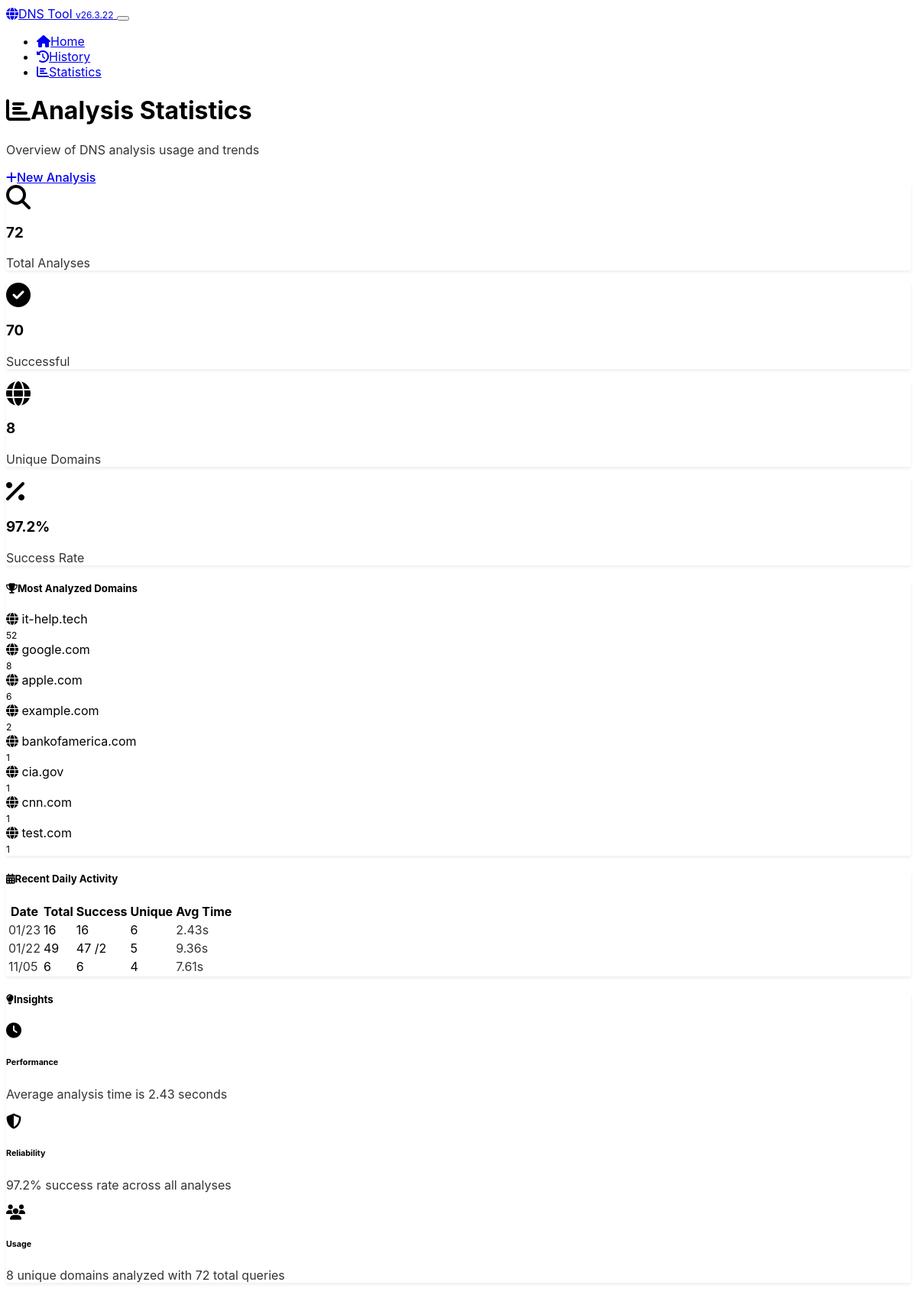
/stats, run on an earlier commit of the app's database.
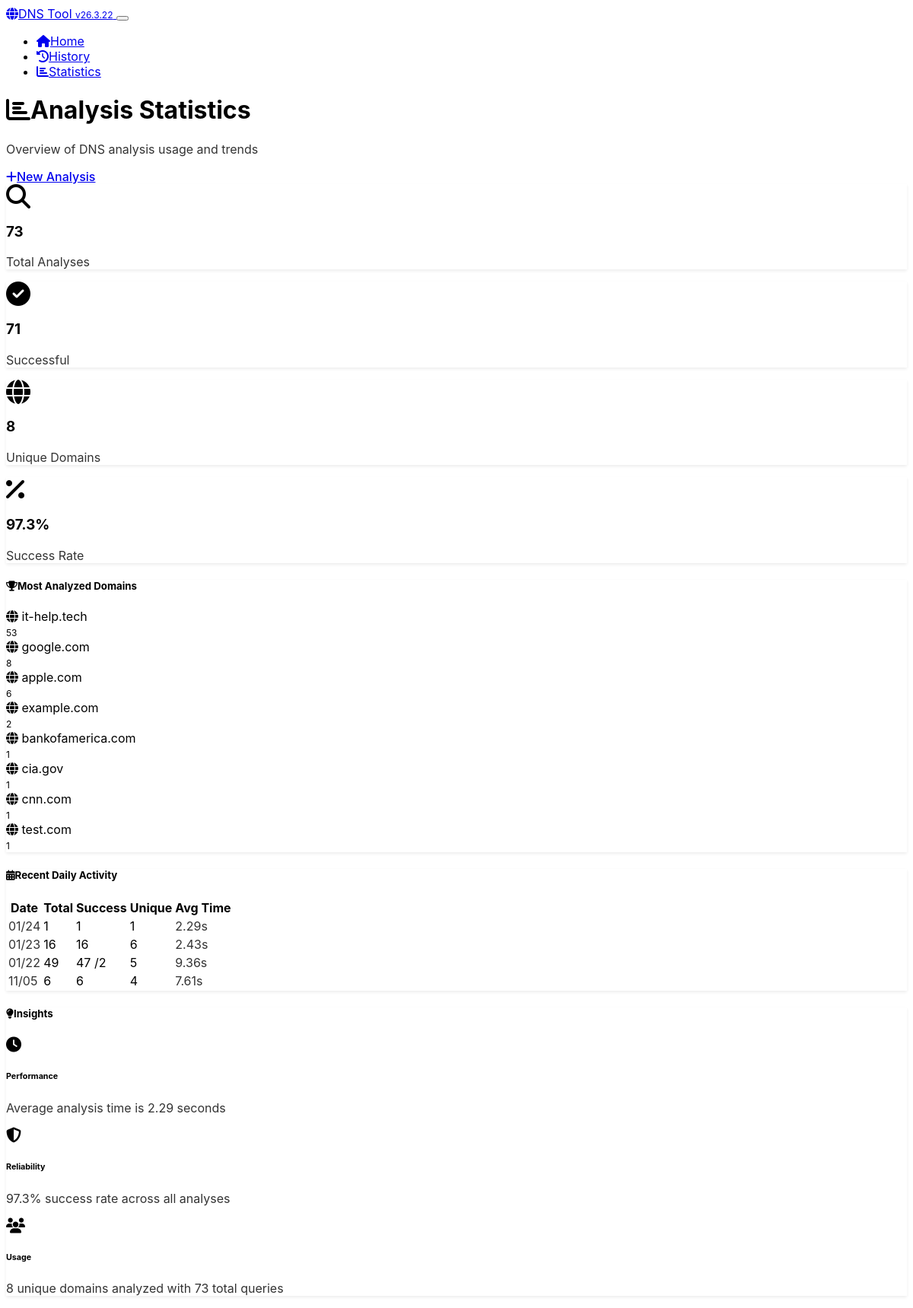
And on a later commit of the database.
### app.py (models this page shows, shortened)
class DomainAnalysis(db.Model):
    __tablename__ = 'domain_analyses'
    id = db.Column(db.Integer, primary_key=True)
    domain = db.Column(db.String(255), nullable=False, index=True)
    ascii_domain = db.Column(db.String(255), nullable=False)
    basic_records = db.Column(JSON)
    authoritative_records = db.Column(JSON)
    spf_status = db.Column(db.String(20))
    spf_records = db.Column(JSON)
    dmarc_status = db.Column(db.String(20))
    dmarc_policy = db.Column(db.String(20))
    dmarc_records = db.Column(JSON)
    dkim_status = db.Column(db.String(20))
    dkim_selectors = db.Column(JSON)
    registrar_name = db.Column(db.String(255))
    registrar_source = db.Column(db.String(20))
    analysis_success = db.Column(db.Boolean, default=True)
    error_message = db.Column(db.Text)
    analysis_duration = db.Column(db.Float)  # seconds
    created_at = db.Column(db.DateTime, default=datetime.utcnow, nullable=False)
    updated_at = db.Column(db.DateTime, default=datetime.utcnow, onupdate=datetime.utcnow)

class AnalysisStats(db.Model):
    __tablename__ = 'analysis_stats'
    id = db.Column(db.Integer, primary_key=True)
    date = db.Column(db.Date, nullable=False, unique=True, index=True)
    total_analyses = db.Column(db.Integer, default=0)
    successful_analyses = db.Column(db.Integer, default=0)
    failed_analyses = db.Column(db.Integer, default=0)
    unique_domains = db.Column(db.Integer, default=0)
    avg_analysis_time = db.Column(db.Float, default=0.0)
    created_at = db.Column(db.DateTime, default=datetime.utcnow)
    updated_at = db.Column(db.DateTime, default=datetime.utcnow, onupdate=datetime.utcnow)

### app.py (the view)
@app.route('/stats')
def stats():
    recent_stats = AnalysisStats.query.order_by(
        AnalysisStats.date.desc()
    ).limit(30).all()
    total_analyses = DomainAnalysis.query.count()
    successful_analyses = DomainAnalysis.query.filter_by(analysis_success=True).count()
    unique_domains = db.session.query(DomainAnalysis.domain).distinct().count()
    popular_domains = db.session.query(
        DomainAnalysis.domain,
        db.func.count(DomainAnalysis.id).label('count')
    ).group_by(DomainAnalysis.domain).order_by(
        db.func.count(DomainAnalysis.id).desc()
    ).limit(10).all()
    return render_template('stats.html',
                         recent_stats=recent_stats,
                         total_analyses=total_analyses,
                         successful_analyses=successful_analyses,
                         unique_domains=unique_domains,
                         popular_domains=popular_domains)

### app.py (called while the page is built)
@app.context_processor
def inject_version():
    return {'app_version': APP_VERSION}

### templates/stats.html (shortened to what the changed rows need)
<!DOCTYPE html>
<html lang="en" data-bs-theme="dark">
<head>
    <link href="https://cdn.replit.com/agent/bootstrap-agent-dark-theme.min.css" rel="stylesheet">
    <link href="{{ url_for('static', filename='css/custom.css') }}" rel="stylesheet">
    <link rel="preload" href="https://cdnjs.cloudflare.com/ajax/libs/font-awesome/6.4.0/css/all.min.css" as="style" onload="this.onload=null;this.rel='stylesheet'">
</head>
<body>
    <div class="container my-4">
        <div class="d-flex justify-content-between align-items-center mb-4">
            <div>
                <h1 class="h3 mb-1">
                    <i class="fas fa-chart-bar me-2"></i>Analysis Statistics
                </h1>
            </div>
        </div>
        <div class="row mb-4">
            <div class="col-md-3 mb-3">
                <div class="card text-center">
                    <div class="card-body">
                        <i class="fas fa-search fa-2x text-primary mb-2"></i>
                        <h3 class="mb-1">{{ total_analyses }}</h3>
                        <p class="text-muted mb-0">Total Analyses</p>
                    </div>
                </div>
            </div>
            <div class="col-md-3 mb-3">
                <div class="card text-center">
                    <div class="card-body">
                        <i class="fas fa-check-circle fa-2x text-success mb-2"></i>
                        <h3 class="mb-1">{{ successful_analyses }}</h3>
                        <p class="text-muted mb-0">Successful</p>
                    </div>
                </div>
            </div>
            <div class="col-md-3 mb-3">
                <div class="card text-center">
                    <div class="card-body">
                        <i class="fas fa-percentage fa-2x text-warning mb-2"></i>
                        <h3 class="mb-1">
                            {% if total_analyses > 0 %}
                                {{ "%.1f"|format((successful_analyses / total_analyses) * 100) }}%
                            {% else %}
                                0%
                            {% endif %}
                        </h3>
                        <p class="text-muted mb-0">Success Rate</p>
                    </div>
                </div>
            </div>
        </div>
        <div class="row">
            <div class="col-lg-6 mb-4">
                <div class="card">
                    <div class="card-body">
                        {% if popular_domains %}
                            <div class="list-group list-group-flush">
                                {% for domain, count in popular_domains %}
                                <div class="list-group-item d-flex justify-content-between align-items-center bg-transparent border-0 px-0">
                                    <div class="d-flex align-items-center">
                                        <i class="fas fa-globe text-primary me-2"></i>
                                        <span class="fw-medium">{{ domain }}</span>
                                    </div>
                                    <span class="badge bg-primary rounded-pill">{{ count }}</span>
                                </div>
                                {% endfor %}
                            </div>
                        {% else %}
                            <div class="text-center text-muted py-3">
                                <i class="fas fa-chart-bar fa-2x mb-2"></i>
                                <p class="mb-0">No analysis data available yet</p>
                            </div>
                        {% endif %}
                    </div>
                </div>
            </div>
            <div class="col-lg-6 mb-4">
                <div class="card">
                    <div class="card-body">
                        {% if recent_stats %}
                            <div class="table-responsive">
                                <table class="table table-sm mb-0">
                                    <thead>
                                        <tr>
                                            <th>Date</th>
                                            <th>Total</th>
                                            <th>Success</th>
                                            <th>Unique</th>
                                            <th>Avg Time</th>
                                        </tr>
                                    </thead>
                                    <tbody>
                                        {% for stat in recent_stats[:7] %}
                                        <tr>
                                            <td class="text-muted">
                                                {{ stat.date.strftime('%m/%d') }}
                                            </td>
                                            <td>{{ stat.total_analyses }}</td>
                                            <td>
                                                <span class="text-success">{{ stat.successful_analyses }}</span>
                                                {% if stat.failed_analyses > 0 %}
                                                    <span class="text-danger">/{{ stat.failed_analyses }}</span>
                                                {% endif %}
                                            </td>
                                            <td>{{ stat.unique_domains }}</td>
                                            <td class="text-muted">
                                                {% if stat.avg_analysis_time %}
                                                    {{ "%.2f"|format(stat.avg_analysis_time) }}s
                                                {% else %}
                                                    -
                                                {% endif %}
                                            </td>
                                        </tr>
                                        {% endfor %}
                                    </tbody>
                                </table>
                            </div>
                        {% else %}
                            <div class="text-center text-muted py-3">
                                <i class="fas fa-calendar fa-2x mb-2"></i>
                                <p class="mb-0">No daily statistics available yet</p>
                            </div>
                        {% endif %}
                    </div>
                </div>
            </div>
        </div>
        {% if total_analyses > 0 %}
        <div class="row">
            <div class="col-12">
                <div class="card">
                    <div class="card-header">
                        <h5 class="mb-0">
                            <i class="fas fa-lightbulb me-2"></i>Insights
                        </h5>
                    </div>
                    <div class="card-body">
                        <div class="row">
                            <div class="col-md-4 mb-3">
                                <div class="d-flex align-items-center">
                                    <div class="flex-shrink-0">
                                        <i class="fas fa-clock text-info fa-lg"></i>
                                    </div>
                                    <div class="flex-grow-1 ms-3">
                                        <h6 class="mb-1">Performance</h6>
                                        <p class="text-muted mb-0 small">
                                            {% if recent_stats and recent_stats[0].avg_analysis_time %}
                                                Average analysis time is {{ "%.2f"|format(recent_stats[0].avg_analysis_time) }} seconds
                                            {% else %}
                                                Analysis performance data not available
                                            {% endif %}
                                        </p>
                                    </div>
                                </div>
                            </div>
                            <div class="col-md-4 mb-3">
                                <div class="d-flex align-items-center">
                                    <div class="flex-shrink-0">
                                        <i class="fas fa-shield-alt text-success fa-lg"></i>
                                    </div>
                                    <div class="flex-grow-1 ms-3">
                                        <h6 class="mb-1">Reliability</h6>
                                        <p class="text-muted mb-0 small">
                                            {% if total_analyses > 0 %}
                                                {{ "%.1f"|format((successful_analyses / total_analyses) * 100) }}% success rate across all analyses
                                            {% else %}
                                                No reliability data available
                                            {% endif %}
                                        </p>
                                    </div>
                                </div>
                            </div>
                            <div class="col-md-4 mb-3">
                                <div class="d-flex align-items-center">
                                    <div class="flex-shrink-0">
                                        <i class="fas fa-users text-warning fa-lg"></i>
                                    </div>
                                    <div class="flex-grow-1 ms-3">
                                        <h6 class="mb-1">Usage</h6>
                                        <p class="text-muted mb-0 small">
                                            {{ unique_domains }} unique domains analyzed with {{ total_analyses }} total queries
                                        </p>
                                    </div>
                                </div>
                            </div>
                        </div>
                    </div>
                </div>
            </div>
        </div>
        {% endif %}
    </div>
</body>
</html>

What changed in the data, as far as the page shows it:
no longer on this page (row unchanged): DomainAnalysis: domain "it-help.tech", id "52"
now on this page (row unchanged): DomainAnalysis: domain "it-help.tech", id "53"
added AnalysisStats: date "01/24", total_analyses "1", successful_analyses "1", unique_domains "1", avg_analysis_time "2.29"
Also different on the page:
{{ total_analyses }}: "72" → "73"
{{ successful_analyses }}: "70" → "71"
{{ "%.1f"|format((successful_analyses / total_analyses) * 100) }}: "97.2" → "97.3"
{{ "%.2f"|format(recent_stats[0].avg_analysis_time) }}: "2.43" → "2.29"
